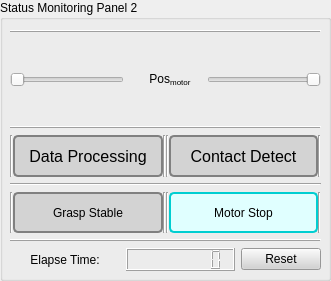
   <widget class="QGroupBox" name="status_monitoring_panel_2">
    <property name="geometry">
     <rect>
      <x>390</x>
      <y>572</y>
      <width>331</width>
      <height>281</height>
     </rect>
    </property>
    <property name="title">
     <string>Status Monitoring Panel 2</string>
    </property>
    <widget class="QWidget" name="verticalLayoutWidget_6">
     <property name="geometry">
      <rect>
       <x>10</x>
       <y>30</y>
       <width>311</width>
       <height>241</height>
      </rect>
     </property>
     <layout class="QVBoxLayout" name="verticalLayout_7" stretch="3,3,1,1">
      <item>
       <layout class="QVBoxLayout" name="verticalLayout_9" stretch="1,1,5,1,1">
        <item>
         <widget class="QFrame" name="hline1_10">
          <property name="frameShape">
           <enum>QFrame::HLine</enum>
          </property>
          <property name="frameShadow">
           <enum>QFrame::Raised</enum>
          </property>
         </widget>
        </item>
        <item>
         <layout class="QVBoxLayout" name="verticalLayout_11">
          <item>
           <widget class="QWidget" name="widget_2" native="true"/>
          </item>
         </layout>
        </item>
        <item>
         <layout class="QHBoxLayout" name="horizontalLayout_16" stretch="2,0,1,2">
          <property name="spacing">
           <number>9</number>
          </property>
          <item>
           <widget class="QSlider" name="motor_pos_reading_bar_1">
            <property name="orientation">
             <enum>Qt::Horizontal</enum>
            </property>
           </widget>
          </item>
          <item>
           <widget class="QWidget" name="widget_7" native="true"/>
          </item>
          <item>
           <widget class="QLabel" name="motor_pos_reading_label">
            <property name="text">
             <string>&lt;html&gt;&lt;head/&gt;&lt;body&gt;&lt;p&gt;Pos&lt;span style=&quot; vertical-align:sub;&quot;&gt;motor&lt;/span&gt;&lt;/p&gt;&lt;/body&gt;&lt;/html&gt;</string>
            </property>
            <property name="scaledContents">
             <bool>true</bool>
            </property>
            <property name="alignment">
             <set>Qt::AlignCenter</set>
            </property>
            <property name="wordWrap">
             <bool>true</bool>
            </property>
           </widget>
          </item>
          <item>
           <widget class="QSlider" name="motor_pos_reading_bar_2">
            <property name="orientation">
             <enum>Qt::Horizontal</enum>
            </property>
            <property name="invertedAppearance">
             <bool>true</bool>
            </property>
           </widget>
          </item>
         </layout>
        </item>
        <item>
         <layout class="QVBoxLayout" name="verticalLayout_14">
          <item>
           <widget class="QWidget" name="widget_8" native="true"/>
          </item>
         </layout>
        </item>
        <item>
         <widget class="QFrame" name="hline1_11">
          <property name="frameShape">
           <enum>QFrame::HLine</enum>
          </property>
          <property name="frameShadow">
           <enum>QFrame::Raised</enum>
          </property>
         </widget>
        </item>
       </layout>
      </item>
      <item>
       <layout class="QVBoxLayout" name="verticalLayout_17" stretch="0,0,0">
        <item>
         <layout class="QHBoxLayout" name="horizontalLayout_17" stretch="0,1,0,0,1,1">
          <property name="spacing">
           <number>0</number>
          </property>
          <property name="leftMargin">
           <number>0</number>
          </property>
          <property name="topMargin">
           <number>0</number>
          </property>
          <property name="rightMargin">
           <number>0</number>
          </property>
          <property name="bottomMargin">
           <number>0</number>
          </property>
          <item>
           <widget class="Line" name="line_14">
            <property name="orientation">
             <enum>Qt::Vertical</enum>
            </property>
           </widget>
          </item>
          <item>
           <widget class="QLabel" name="data_stable_flag_indicator">
            <property name="font">
             <font>
              <pointsize>12</pointsize>
              <bold>false</bold>
             </font>
            </property>
            <property name="styleSheet">
             <string notr="true">background-color: lightgray; /* Light gray background */
    color: black; /* Black text */
    border: 2px solid gray; /* Gray border */
    border-radius: 5px; /* Rounded corners */
    padding: 5px; /* Padding */
    min-width: 100px; /* Minimum width */
    text-align: center; /* Center text alignment */</string>
            </property>
            <property name="text">
             <string>Data Processing</string>
            </property>
            <property name="alignment">
             <set>Qt::AlignCenter</set>
            </property>
           </widget>
          </item>
          <item>
           <widget class="Line" name="line_2">
            <property name="orientation">
             <enum>Qt::Vertical</enum>
            </property>
           </widget>
          </item>
          <item>
           <widget class="Line" name="line_6">
            <property name="orientation">
             <enum>Qt::Vertical</enum>
            </property>
           </widget>
          </item>
          <item>
           <widget class="QLabel" name="contact_detect_indicator">
            <property name="font">
             <font>
              <pointsize>12</pointsize>
             </font>
            </property>
            <property name="styleSheet">
             <string notr="true">background-color: lightgray; /* Light gray background */
    color: black; /* Black text */
    border: 2px solid gray; /* Gray border */
    border-radius: 5px; /* Rounded corners */
    padding: 5px; /* Padding */
    min-width: 100px; /* Minimum width */
    text-align: center; /* Center text alignment */</string>
            </property>
            <property name="text">
             <string>Contact Detect</string>
            </property>
            <property name="alignment">
             <set>Qt::AlignCenter</set>
            </property>
           </widget>
          </item>
          <item>
           <widget class="Line" name="line_8">
            <property name="orientation">
             <enum>Qt::Vertical</enum>
            </property>
           </widget>
          </item>
         </layout>
        </item>
        <item>
         <widget class="Line" name="line_4">
          <property name="orientation">
           <enum>Qt::Horizontal</enum>
          </property>
         </widget>
        </item>
        <item>
         <layout class="QHBoxLayout" name="horizontalLayout_18">
          <property name="spacing">
           <number>0</number>
          </property>
          <property name="leftMargin">
           <number>0</number>
          </property>
          <property name="topMargin">
           <number>0</number>
          </property>
          <property name="rightMargin">
           <number>0</number>
          </property>
          <property name="bottomMargin">
           <number>0</number>
          </property>
          <item>
           <widget class="Line" name="line_11">
            <property name="orientation">
             <enum>Qt::Vertical</enum>
            </property>
           </widget>
          </item>
          <item>
           <widget class="QLabel" name="grasp_stable_flag_indicator">
            <property name="styleSheet">
             <string notr="true">background-color: lightgray; /* Light gray background */
    color: black; /* Black text */
    border: 2px solid gray; /* Gray border */
    border-radius: 5px; /* Rounded corners */
    padding: 5px; /* Padding */
    min-width: 100px; /* Minimum width */
    text-align: center; /* Center text alignment */</string>
            </property>
            <property name="text">
             <string>Grasp Stable</string>
            </property>
            <property name="alignment">
             <set>Qt::AlignCenter</set>
            </property>
           </widget>
          </item>
          <item>
           <widget class="Line" name="line_3">
            <property name="orientation">
             <enum>Qt::Vertical</enum>
            </property>
           </widget>
          </item>
          <item>
           <widget class="Line" name="line_9">
            <property name="orientation">
             <enum>Qt::Vertical</enum>
            </property>
           </widget>
          </item>
          <item>
           <widget class="QLabel" name="motor_stop_indicator">
            <property name="autoFillBackground">
             <bool>false</bool>
            </property>
            <property name="styleSheet">
             <string notr="true">background-color: lightcyan;
color: black;
border: 2px solid #00ced1; /* Dark Cyan border */
border-radius: 5px;
padding: 5px;
min-width: 100px;
text-align: center;</string>
            </property>
            <property name="text">
             <string>Motor Stop</string>
            </property>
            <property name="scaledContents">
             <bool>false</bool>
            </property>
            <property name="alignment">
             <set>Qt::AlignCenter</set>
            </property>
            <property name="margin">
             <number>0</number>
            </property>
           </widget>
          </item>
          <item>
           <widget class="Line" name="line_10">
            <property name="orientation">
             <enum>Qt::Vertical</enum>
            </property>
           </widget>
          </item>
         </layout>
        </item>
       </layout>
      </item>
      <item>
       <widget class="QFrame" name="hline1_4">
        <property name="frameShape">
         <enum>QFrame::HLine</enum>
        </property>
        <property name="frameShadow">
         <enum>QFrame::Raised</enum>
        </property>
       </widget>
      </item>
      <item>
       <layout class="QHBoxLayout" name="horizontalLayout_6" stretch="3,3,1">
        <item>
         <widget class="QLabel" name="elapsed_time_label">
          <property name="text">
           <string>Elapse Time:</string>
          </property>
          <property name="alignment">
           <set>Qt::AlignCenter</set>
          </property>
         </widget>
        </item>
        <item>
         <widget class="QLCDNumber" name="elapsed_time_display">
          <property name="digitCount">
           <number>8</number>
          </property>
         </widget>
        </item>
        <item>
         <widget class="QPushButton" name="time_reset_button">
          <property name="styleSheet">
           <string notr="true">background-color: lightgray</string>
          </property>
          <property name="text">
           <string>Reset</string>
          </property>
         </widget>
        </item>
       </layout>
      </item>
     </layout>
    </widget>
   </widget>
